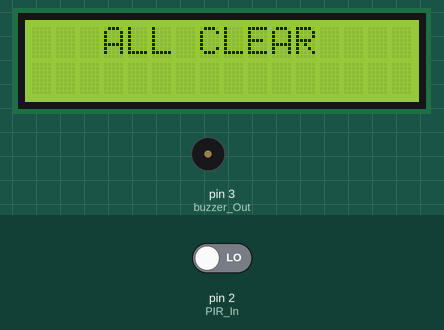
This sketch was run on a simulated Arduino Uno, built with avr-gcc and run on an emulated ATmega328P. On the bench: 16×2 character LCD, buzzer (waves = sounding, pin HIGH). The test bench sets the inputs (shaded band); at power-on: pin 2 (PIR_In) LOW.

Above: at 1.2 s.
1.3 s: pin 2 (PIR_In) driven HIGH
At 2.1 s:
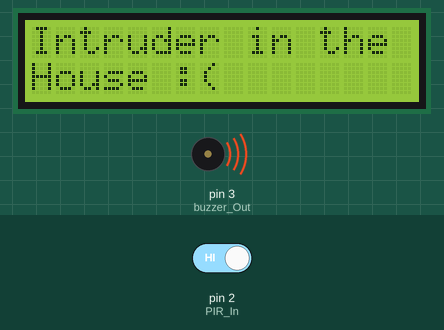
2.8 s: pin 2 (PIR_In) driven LOW
At 4.8 s:
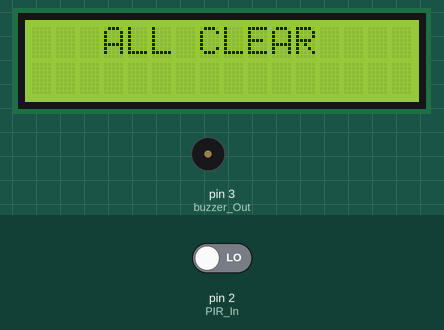
Timing chart, 0 to 6.3 s (numbered marks = the images above; inputs shaded):
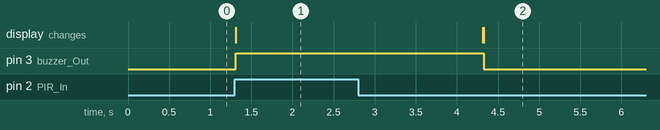

Measured:
- after the input at 1.3 s, pin 3 (buzzer_Out): LOW → HIGH at once; the display: changes at once (image 1)
- after the input at 2.8 s, pin 3 (buzzer_Out): HIGH → LOW after 1.5 s; the display: first differs from a run without the input after 1.5 s (image 2)

The sketch:

PASSIVE_INFRARED_SENSOR.ino
```cpp
  #include <LiquidCrystal.h>

  #define PIR_In 2
  #define buzzer_Out 3

  LiquidCrystal lcd(13, 12, 11, 10, 9, 8);

  void setup() {

    pinMode(buzzer_Out, OUTPUT);
    pinMode(PIR_In, INPUT);
    Serial.begin(9600);
    lcd.begin(16, 2);

  }

  void loop() {
    lcd.setCursor(3,0);
    lcd.print("ALL CLEAR");
    check_For_Intruder();
  }

  void check_For_Intruder()
  {
    boolean sensorvalue= digitalRead(PIR_In);
    if(sensorvalue==1)
     {
      digitalWrite(buzzer_Out,HIGH);
      lcd.setCursor(0,0);
      lcd.print("Intruder in the ");
      lcd.setCursor(0,1);
      lcd.print("House :( ");
      delay(3000);
      lcd.clear();
     }
else{
      digitalWrite(buzzer_Out,LOW);
         }
     delay(10);
    }
```
